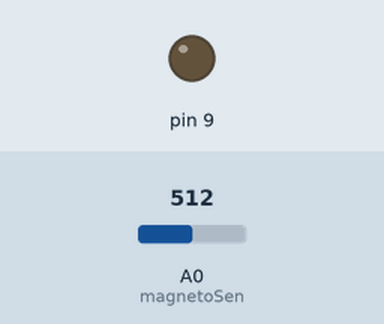
Simulated run of this sketch. Board: Arduino Uno, built with avr-gcc and run on an emulated ATmega328P. Shown: output pins drawn as LEDs (lit = HIGH). The inputs (shaded band) are chosen by the test bench; at power-on: A0 (magnetoSen) = 512.

Above: at 1.2 s.
1.3 s: A0 (magnetoSen) set to 32
2.8 s: A0 (magnetoSen) set to 26
At 3.2 s:
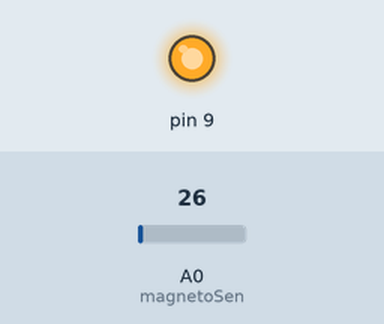
4.3 s: A0 (magnetoSen) set to 60
At 5.5 s:
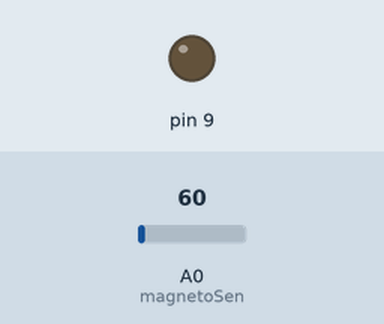
5.8 s: A0 (magnetoSen) set to 20
At 6.7 s:
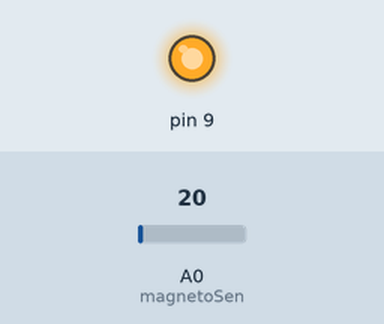
Timing chart, 0 to 8.3 s (numbered marks = the images above; inputs shaded):
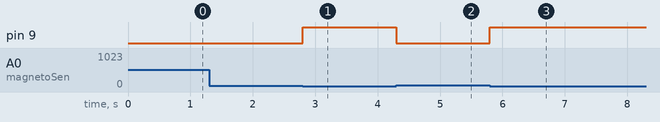

Measured:
- the behaviour switches between 30 and 29 on A0 (magnetoSen) (found by bisection; images 0 and 1)
- after the input at 1.3 s, every drawn part: stays the same
- after the input at 2.8 s, pin 9: LOW → HIGH at once
- after the input at 4.3 s, pin 9: HIGH → LOW at once
- after the input at 5.8 s, pin 9: LOW → HIGH at once

The sketch:

hallEffectArduino.ino
```cpp
byte magnetoSen = A0;

void setup()
{
pinMode(magnetoSen,INPUT);
pinMode(9,OUTPUT);
}


int magnetoFlipFlop = 0;
int motorClick = 0;
void loop()
{
  int magnetoAVGvalue = analogRead(magnetoSen);
  if(magnetoAVGvalue > 50 && magnetoFlipFlop == 1 )
  {
  motorClick+=1;
  magnetoFlipFlop = !magnetoFlipFlop;
  digitalWrite(9,LOW);
  }
  if(magnetoAVGvalue < 30 && magnetoFlipFlop == 0 )
  {
  magnetoFlipFlop = !magnetoFlipFlop;
  digitalWrite(9,HIGH);
  }


}
```
